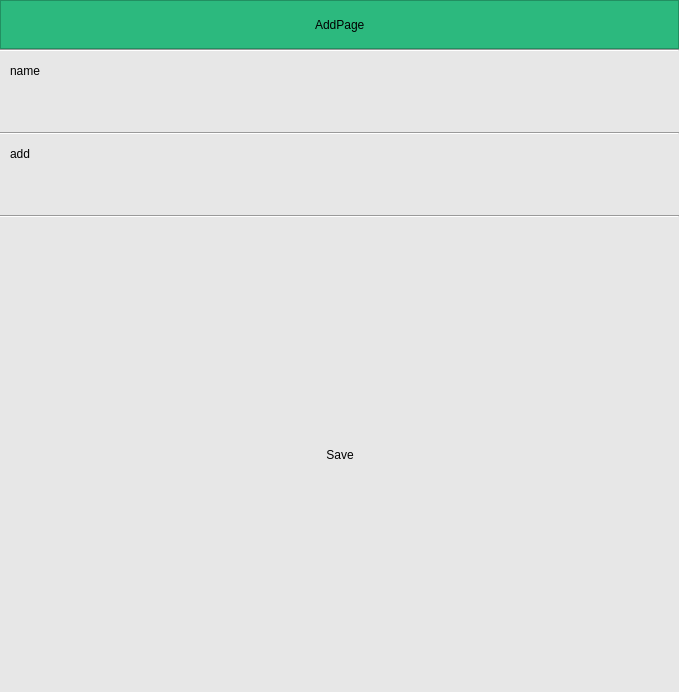
<?xml version="1.0" encoding="UTF-8"?>
<ui version="4.0">
 <class>editadddialog</class>
 <widget class="QWidget" name="editadddialog">
  <property name="geometry">
   <rect>
    <x>0</x>
    <y>0</y>
    <width>679</width>
    <height>692</height>
   </rect>
  </property>
  <property name="windowTitle">
   <string>Form</string>
  </property>
  <property name="styleSheet">
   <string notr="true">background-color: rgb(231, 231, 231);</string>
  </property>
  <layout class="QGridLayout" name="gridLayout">
   <property name="leftMargin">
    <number>0</number>
   </property>
   <property name="topMargin">
    <number>0</number>
   </property>
   <property name="rightMargin">
    <number>0</number>
   </property>
   <property name="bottomMargin">
    <number>0</number>
   </property>
   <property name="spacing">
    <number>0</number>
   </property>
   <item row="0" column="0">
    <layout class="QVBoxLayout" name="verticalLayout_2">
     <property name="spacing">
      <number>0</number>
     </property>
     <item>
      <layout class="QVBoxLayout" name="verticalLayout">
       <property name="spacing">
        <number>0</number>
       </property>
       <item>
        <widget class="QFrame" name="frame">
         <property name="minimumSize">
          <size>
           <width>0</width>
           <height>49</height>
          </size>
         </property>
         <property name="maximumSize">
          <size>
           <width>16777215</width>
           <height>49</height>
          </size>
         </property>
         <property name="styleSheet">
          <string notr="true">background-color: rgb(44, 185, 126);</string>
         </property>
         <property name="frameShape">
          <enum>QFrame::StyledPanel</enum>
         </property>
         <property name="frameShadow">
          <enum>QFrame::Raised</enum>
         </property>
         <layout class="QHBoxLayout" name="horizontalLayout">
          <item>
           <spacer name="horizontalSpacer">
            <property name="orientation">
             <enum>Qt::Horizontal</enum>
            </property>
            <property name="sizeHint" stdset="0">
             <size>
              <width>279</width>
              <height>20</height>
             </size>
            </property>
           </spacer>
          </item>
          <item>
           <widget class="QLabel" name="label">
            <property name="text">
             <string>AddPage</string>
            </property>
           </widget>
          </item>
          <item>
           <spacer name="horizontalSpacer_2">
            <property name="orientation">
             <enum>Qt::Horizontal</enum>
            </property>
            <property name="sizeHint" stdset="0">
             <size>
              <width>278</width>
              <height>20</height>
             </size>
            </property>
           </spacer>
          </item>
         </layout>
        </widget>
       </item>
       <item>
        <widget class="Line" name="line">
         <property name="orientation">
          <enum>Qt::Horizontal</enum>
         </property>
        </widget>
       </item>
       <item>
        <widget class="QFrame" name="frame_2">
         <property name="minimumSize">
          <size>
           <width>0</width>
           <height>80</height>
          </size>
         </property>
         <property name="maximumSize">
          <size>
           <width>16777215</width>
           <height>80</height>
          </size>
         </property>
         <property name="styleSheet">
          <string notr="true">border:none</string>
         </property>
         <property name="frameShape">
          <enum>QFrame::StyledPanel</enum>
         </property>
         <property name="frameShadow">
          <enum>QFrame::Raised</enum>
         </property>
         <widget class="QLineEdit" name="nameEdit">
          <property name="geometry">
           <rect>
            <x>10</x>
            <y>36</y>
            <width>351</width>
            <height>41</height>
           </rect>
          </property>
          <property name="styleSheet">
           <string notr="true">border:none</string>
          </property>
         </widget>
         <widget class="QLabel" name="namelabel">
          <property name="geometry">
           <rect>
            <x>10</x>
            <y>10</y>
            <width>311</width>
            <height>17</height>
           </rect>
          </property>
          <property name="text">
           <string>name</string>
          </property>
         </widget>
        </widget>
       </item>
       <item>
        <widget class="Line" name="line_2">
         <property name="orientation">
          <enum>Qt::Horizontal</enum>
         </property>
        </widget>
       </item>
       <item>
        <widget class="QFrame" name="frame_3">
         <property name="minimumSize">
          <size>
           <width>0</width>
           <height>80</height>
          </size>
         </property>
         <property name="maximumSize">
          <size>
           <width>16777215</width>
           <height>80</height>
          </size>
         </property>
         <property name="styleSheet">
          <string notr="true">border:none</string>
         </property>
         <property name="frameShape">
          <enum>QFrame::StyledPanel</enum>
         </property>
         <property name="frameShadow">
          <enum>QFrame::Raised</enum>
         </property>
         <widget class="QLineEdit" name="AddressEdit">
          <property name="geometry">
           <rect>
            <x>10</x>
            <y>36</y>
            <width>351</width>
            <height>41</height>
           </rect>
          </property>
          <property name="styleSheet">
           <string notr="true"/>
          </property>
         </widget>
         <widget class="QLabel" name="addlabel">
          <property name="geometry">
           <rect>
            <x>10</x>
            <y>10</y>
            <width>67</width>
            <height>17</height>
           </rect>
          </property>
          <property name="text">
           <string>add</string>
          </property>
         </widget>
        </widget>
       </item>
       <item>
        <widget class="Line" name="line_3">
         <property name="orientation">
          <enum>Qt::Horizontal</enum>
         </property>
        </widget>
       </item>
      </layout>
     </item>
     <item>
      <spacer name="verticalSpacer">
       <property name="orientation">
        <enum>Qt::Vertical</enum>
       </property>
       <property name="sizeHint" stdset="0">
        <size>
         <width>20</width>
         <height>40</height>
        </size>
       </property>
      </spacer>
     </item>
     <item>
      <layout class="QHBoxLayout" name="horizontalLayout_2">
       <item>
        <spacer name="horizontalSpacer_3">
         <property name="orientation">
          <enum>Qt::Horizontal</enum>
         </property>
         <property name="sizeHint" stdset="0">
          <size>
           <width>40</width>
           <height>20</height>
          </size>
         </property>
        </spacer>
       </item>
       <item>
        <widget class="QPushButton" name="AddButton">
         <property name="minimumSize">
          <size>
           <width>254</width>
           <height>54</height>
          </size>
         </property>
         <property name="maximumSize">
          <size>
           <width>254</width>
           <height>54</height>
          </size>
         </property>
         <property name="styleSheet">
          <string notr="true">background-image: url(:/res/png/buttons/375_100.png);border:none
</string>
         </property>
         <property name="text">
          <string>Save</string>
         </property>
        </widget>
       </item>
       <item>
        <spacer name="horizontalSpacer_4">
         <property name="orientation">
          <enum>Qt::Horizontal</enum>
         </property>
         <property name="sizeHint" stdset="0">
          <size>
           <width>40</width>
           <height>20</height>
          </size>
         </property>
        </spacer>
       </item>
      </layout>
     </item>
     <item>
      <spacer name="verticalSpacer_2">
       <property name="orientation">
        <enum>Qt::Vertical</enum>
       </property>
       <property name="sizeHint" stdset="0">
        <size>
         <width>20</width>
         <height>40</height>
        </size>
       </property>
      </spacer>
     </item>
    </layout>
   </item>
  </layout>
 </widget>
 <resources/>
 <connections/>
</ui>
